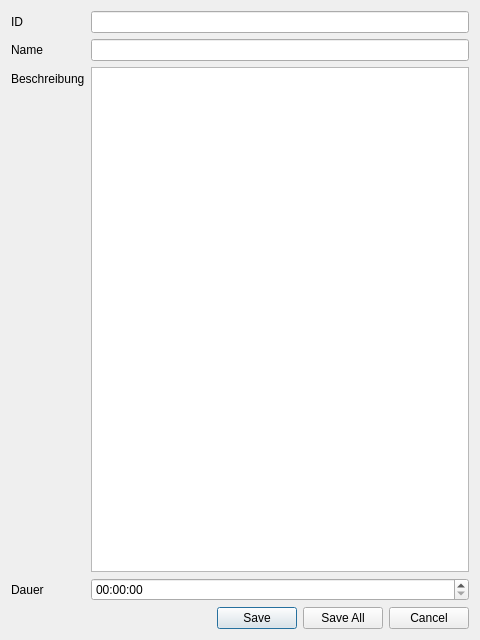
<?xml version="1.0" encoding="UTF-8"?>
<ui version="4.0">
 <class>Dialog</class>
 <widget class="QDialog" name="Dialog">
  <property name="geometry">
   <rect>
    <x>0</x>
    <y>0</y>
    <width>480</width>
    <height>640</height>
   </rect>
  </property>
  <property name="windowTitle">
   <string>Dialog</string>
  </property>
  <layout class="QVBoxLayout" name="verticalLayout">
   <item>
    <layout class="QFormLayout" name="formLayout">
     <item row="0" column="0">
      <widget class="QLabel" name="label_id">
       <property name="text">
        <string>ID</string>
       </property>
      </widget>
     </item>
     <item row="1" column="0">
      <widget class="QLabel" name="label_name">
       <property name="text">
        <string>Name</string>
       </property>
      </widget>
     </item>
     <item row="0" column="1">
      <widget class="QLineEdit" name="lineEdit_id">
       <property name="readOnly">
        <bool>true</bool>
       </property>
      </widget>
     </item>
     <item row="1" column="1">
      <widget class="QLineEdit" name="lineEdit_name"/>
     </item>
     <item row="2" column="0">
      <widget class="QLabel" name="label_description">
       <property name="text">
        <string>Beschreibung</string>
       </property>
      </widget>
     </item>
     <item row="2" column="1">
      <widget class="QTextEdit" name="textEdit_description"/>
     </item>
     <item row="3" column="0">
      <widget class="QLabel" name="label_duration">
       <property name="text">
        <string>Dauer</string>
       </property>
      </widget>
     </item>
     <item row="3" column="1">
      <widget class="QTimeEdit" name="timeEdit_duration"/>
     </item>
    </layout>
   </item>
   <item>
    <widget class="QDialogButtonBox" name="buttonBox">
     <property name="orientation">
      <enum>Qt::Horizontal</enum>
     </property>
     <property name="standardButtons">
      <set>QDialogButtonBox::Cancel|QDialogButtonBox::Save|QDialogButtonBox::SaveAll</set>
     </property>
    </widget>
   </item>
  </layout>
 </widget>
 <resources/>
 <connections>
  <connection>
   <sender>buttonBox</sender>
   <signal>accepted()</signal>
   <receiver>Dialog</receiver>
   <slot>accept()</slot>
   <hints>
    <hint type="sourcelabel">
     <x>248</x>
     <y>254</y>
    </hint>
    <hint type="destinationlabel">
     <x>157</x>
     <y>274</y>
    </hint>
   </hints>
  </connection>
  <connection>
   <sender>buttonBox</sender>
   <signal>rejected()</signal>
   <receiver>Dialog</receiver>
   <slot>reject()</slot>
   <hints>
    <hint type="sourcelabel">
     <x>316</x>
     <y>260</y>
    </hint>
    <hint type="destinationlabel">
     <x>286</x>
     <y>274</y>
    </hint>
   </hints>
  </connection>
 </connections>
</ui>
